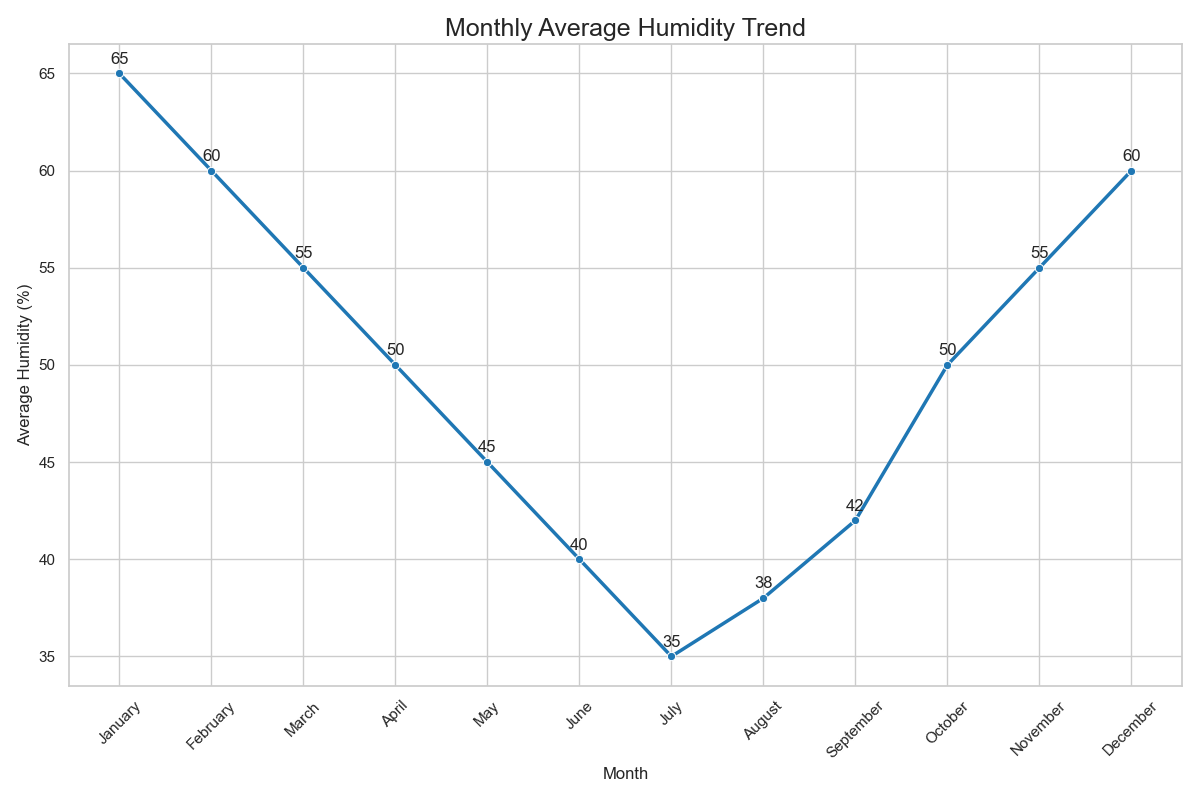

The script that drew this image:

import pandas as pd
import seaborn as sns
import matplotlib.pyplot as plt

# Creating the dataset
data = {
    'Month': ['January', 'February', 'March', 'April', 'May', 'June', 
              'July', 'August', 'September', 'October', 'November', 'December'],
    'Average_Humidity': [65, 60, 55, 50, 45, 40, 35, 38, 42, 50, 55, 60]
}

# Convert the dictionary into a DataFrame
df = pd.DataFrame(data)

# Creating a line chart using seaborn
plt.figure(figsize=(12, 8))  # width: 12 inches, height: 8 inches
sns.set_theme(style="whitegrid")

# Plotting the data
lineplot = sns.lineplot(x='Month', y='Average_Humidity', data=df, 
                        color="#1f77b4", linewidth=2.5, marker='o')

# Annotating each point with its value
for i in range(df.shape[0]):
    plt.text(df['Month'][i], df['Average_Humidity'][i] + 0.5, 
             df['Average_Humidity'][i], horizontalalignment='center')

# Customizing the chart appearance
lineplot.set_title('Monthly Average Humidity Trend', fontsize=18)
lineplot.set_xlabel('Month', fontsize=12)
lineplot.set_ylabel('Average Humidity (%)', fontsize=12)
plt.xticks(rotation=45)  # Rotate the x labels for better readability
plt.tight_layout()  # Adjusts the plot to make sure everything fits without overlap

# Display the plot
plt.show()
